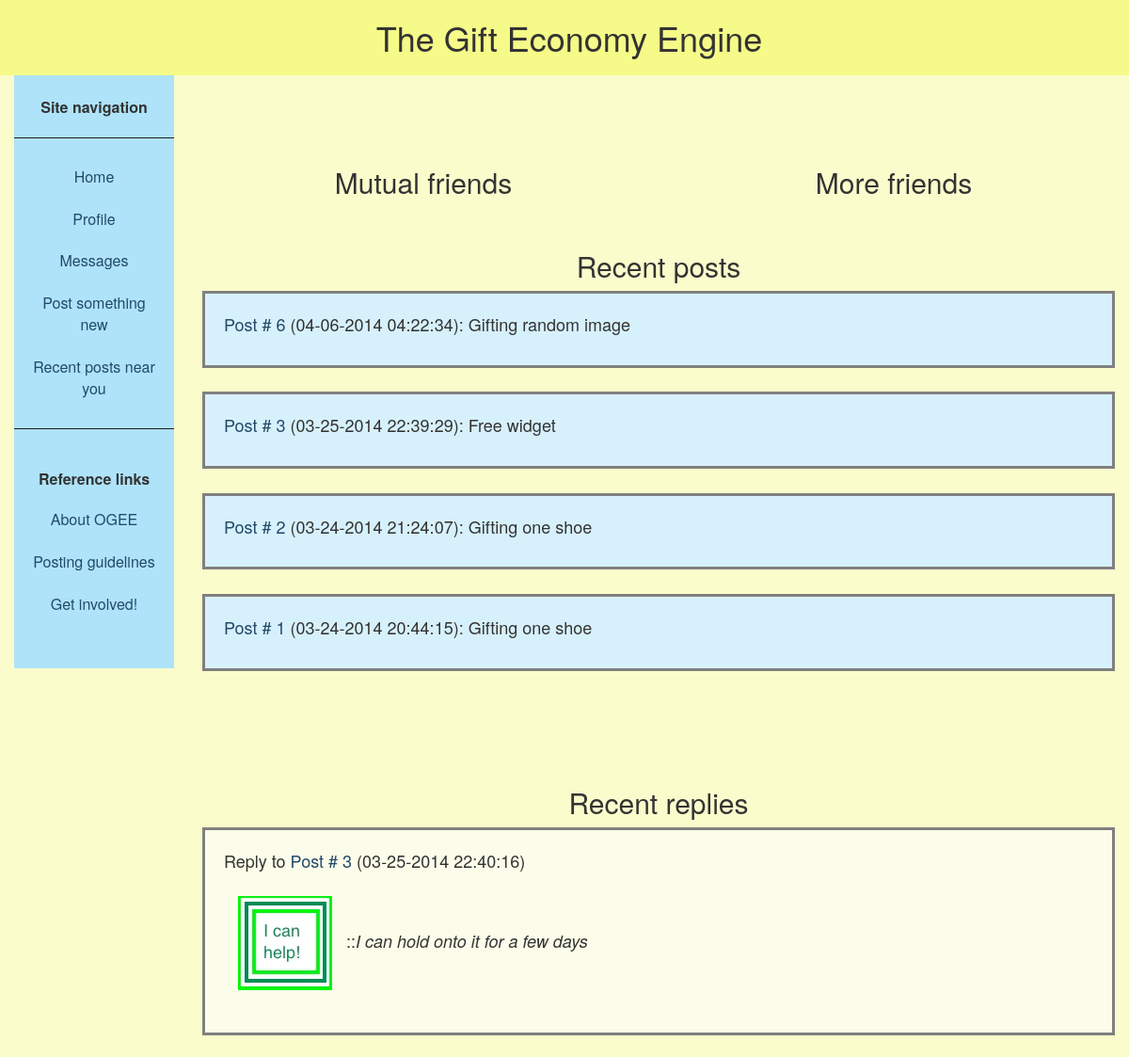
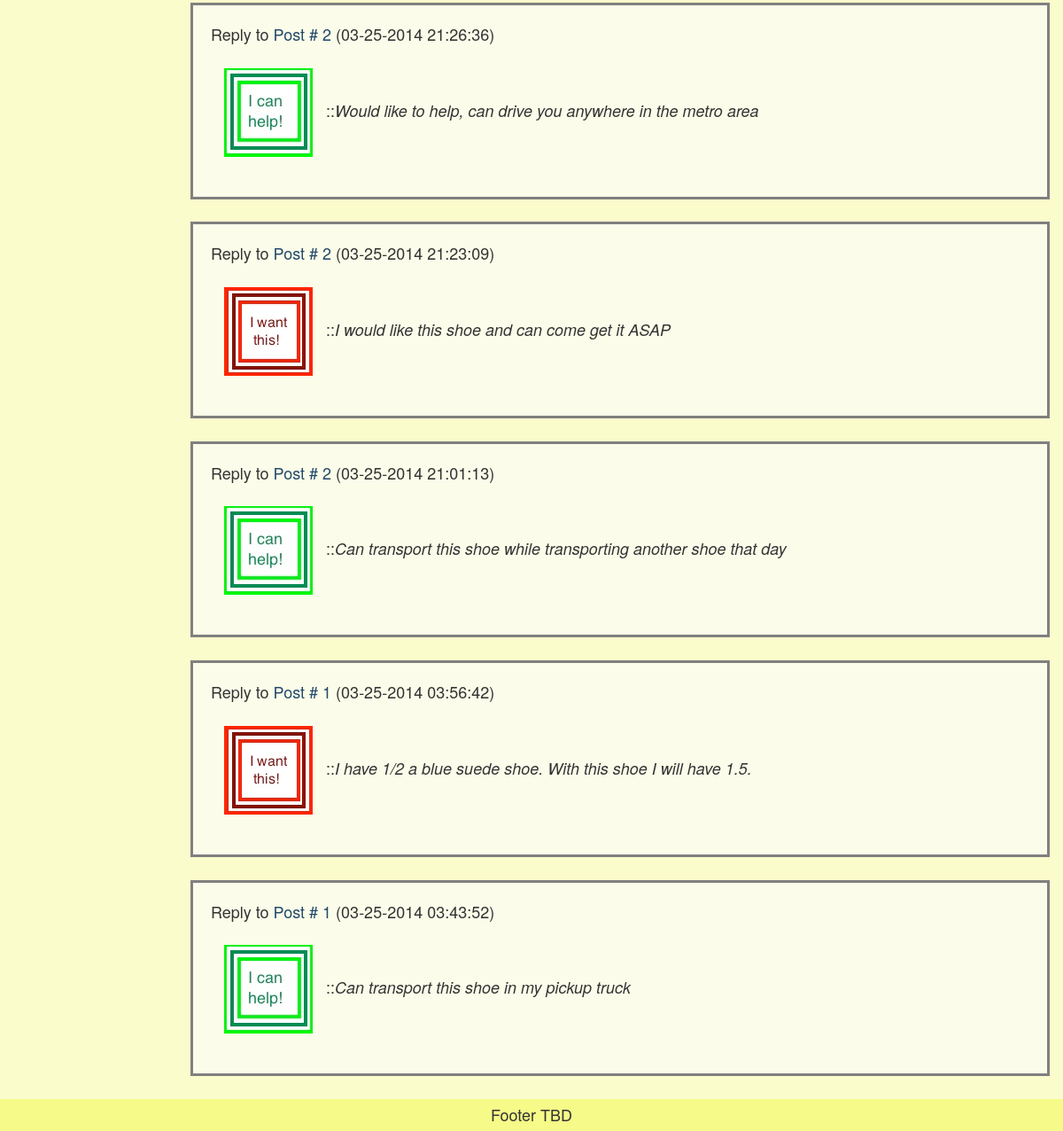
The page /user/3 on the database its author committed (2 pictures, top to bottom).
### model.py (models this page shows)
class Post(Base):
	__tablename__ = "listings"
	id = Column(Integer, primary_key = True)
	ownerId = Column(Integer, ForeignKey('users.id'))
	timeStamp = Column(Integer)
	zipcode = Column(String(15), nullable=True)
	role = Column(String(16))
	shortSummary = Column(String(30))
	longDescription = Column(String(300))
	pictureId = Column(Integer)
	isASAP = Column(Integer)
	canWeekdays = Column(Integer)
	canEvenings = Column(Integer)
	canWeekends = Column(Integer)
	canTravel = Column(Integer)
	canMeet = Column(Integer)
	busLines = Column(String(64), nullable=True)  # two splits - ",", whitespace? or regex both
	offerExtendedTo = Column(Integer)
	author = relationship("User", backref=backref("listings", order_by=id))
	def time_string(instance_of_class):
		dateObject = time.localtime(instance_of_class.timeStamp)
		return time.strftime('%m-%d-%Y %H:%M:%S', dateObject)

class Response(Base):
	__tablename__ = "responses"
	id = Column(Integer, primary_key = True)
	authorId = Column(Integer, ForeignKey('users.id'))
	listingId = Column(Integer, ForeignKey('listings.id'))
	role = Column(String(16))
	timeStamp = Column(Integer)
	zipcode = Column(String(15), nullable=True)
	comment = Column(String(300))
	canASAP = Column(Integer)
	canWeekdays = Column(Integer)
	canEvenings = Column(Integer)
	canWeekends = Column(Integer)
	canTravel = Column(Integer)
	canMeet = Column(Integer)
	busLines = Column(String(64), nullable=True)
	wasOffered = Column(Integer)
	wasOfferedAssist = Column(Integer)
	offerStatus = Column(String(64))
	offerAssistStatus = Column(String(64))
	timeSelected = Column(Integer)
	lastUpdated = Column(Integer)
	responder = relationship("User", backref=backref("responses"), order_by=id)
	post = relationship("Post", backref=backref("responses"), order_by = id)
	def time_string(instance_of_class):
		dateObject = time.localtime(instance_of_class.timeStamp)
		return time.strftime('%m-%d-%Y %H:%M:%S', dateObject)

### app.py (the view)
@app.route("/user/<userid>")
def userpage(userid):
	FBID = model.getFacebookId(userid)  #gets the browsed user's id
	local_FBID = session.get("fbid")  # gets the logged-in user's id
	local_FBaccessToken = session.get("fbtoken")
	recent_posts = model.recent_posts(userid)
	recent_replies = model.recent_replies(userid)
	return render_template("user.html", recent_posts=recent_posts, recent_replies=recent_replies, FBID=FBID,
				local_FBID=local_FBID, local_FBaccessToken=local_FBaccessToken)

### model.py (called while the page is built)
def recent_posts(uid):
	u = session.query(User).get(uid)
	post_list = session.query(Post).filter_by(ownerId=u.id)
	post_list = post_list.order_by(Post.id.desc())
	return post_list

def recent_replies(uid):
	u = session.query(User).get(uid)
	reply_list = session.query(Response).filter_by(authorId=u.id)
	reply_list = reply_list.order_by(Response.id.desc())
	return reply_list

def getFacebookId(userid):
	u = session.query(User).get(userid)
	return u.facebookId

### templates/user.html (shortened to what this page needs)
{% extends 'master2.html' %}
{% block body %}
<br><br><br>
<div class="row">
	<div id="mutual_friends" class="col-md-6">
		<h2>Mutual friends</h2>
	</div>
	<div id="all_friends" class="col-md-6">
		<h2>More friends</h2>
	</div>
</div>
<br>
<h2>Recent posts </h2>
{% for post in recent_posts %}
<div class="left-align">
	<div class="post">
<p><a href="/posts/{{ post.id }}">Post # {{ post.id }}</a> ({{ post.time_string() }}): {{ post.shortSummary }}</p>
	</div><br>
</div>
{% endfor %}
<br><br><br>
<h2>Recent replies </h2>
<div class="left-align">
{% for reply in recent_replies %}
<div class="thread">
	<p>Reply to <a href="/posts/{{ reply.listingId }}">Post # {{ reply.listingId }}</a> ({{ reply.time_string() }})</p>
	<p><img src="/static/img_{{ reply.role }}.jpg" style="padding:15px;"/>::<em>{{ reply.comment }}</em></p>
</div><br>
{% endfor %}
</div>
{% endblock %}

### templates/master2.html (shortened to what this page needs)
<html>
	<head>
		<link href="/static/css/main.css" rel="stylesheet">
		<link href="/static/css/bootstrap.css" rel="stylesheet">
	</head>
	<body>
		<div id="header"><h1>The Gift Economy Engine</h1></div>
		<div class="col-md-2">
			<div id=navigation>
				<p><br>
					<strong>Site navigation</strong></p>
					<hr />
				<ul class="nav nav-pills nav-stacked" style="max-width: 300px;">
					<li><a href="/home">Home</a></li>
					<li><a href="/profile">Profile</a></li>
					<li><a href="/inbox">Messages</a></li>
					<li><a href="/submit">Post something new</a></li>
					<li><a href="/recent">Recent posts near you</a></li>
			    <hr /><br>
				<strong>Reference links</strong></p>
				<li><a href="/about">About OGEE</a></li>
				<li><a href="/guidelines">Posting guidelines</a></li>
				<li><a href="/get_involved">Get involved!</a></li>
				<br><br>
			    </ul>
			</div>
		</div>
		<div class="col-md-10">
			<div id="content">
				{% block body %}
				{% endblock %}
			</div>
		</div>
		<div id="footer">
			<p>Footer TBD</p>
		</div>
	</body>
</html>

### static/css/main.css (style rules this page uses)
body { background-color: #FAFCCC; text-align:center; font-size:16px; }
#header { width:100%; background:#F6FA88; }
.left-align { text-align:left; }
.thread { border:3px solid gray; background-color:#FBFCE9; padding: 20px; }
.post { border:3px solid gray; background-color:#D7F1FC; padding: 20px; }
#all_friends { vertical-align:top; }
#mutual_friends { vertical-align:top; }
#header h1 { height:80px; line-height:80px; margin:0; padding-left:10px; }
#content { background:#FAFCCC; }
#navigation { background:#AEE3FA; font-size:16px; }
div#navigation ul { margin:15px 0; padding:0; list-style-type:none; }
#footer { clear:both; width:100%; background:#F6FA88; }
#footer p { margin:0; padding:5px 10px }
hr { border:none; border-top:5px solid #1E1E1E; height:5px; margin-bottom:25px; }
ul { list-style: none; margin: 0; padding: 0; }
img { border: none; }

### rows shown on the page
Post: id "6", time_string "04-06-2014 04:22:34", shortSummary "Gifting random image"
Post: id "3", time_string "03-25-2014 22:39:29", shortSummary "Free widget"
Post: id "2", time_string "03-24-2014 21:24:07", shortSummary "Gifting one shoe"
Post: id "1", time_string "03-24-2014 20:44:15", shortSummary "Gifting one shoe"
Response: listingId "3", time_string "03-25-2014 22:40:16", role (picture), comment "I can hold onto it for a few days"
Response: listingId "2", time_string "03-25-2014 21:26:36", role (picture), comment "Would like to help, can drive you anywhere in the metro area"
Response: listingId "2", time_string "03-25-2014 21:23:09", role (picture), comment "I would like this shoe and can come get it ASAP"
Response: listingId "2", time_string "03-25-2014 21:01:13", role (picture), comment "Can transport this shoe while transporting another shoe that day"
Response: listingId "1", time_string "03-25-2014 03:56:42", role (picture), comment "I have 1/2 a blue suede shoe. With this shoe I will have 1.5."
Response: listingId "1", time_string "03-25-2014 03:43:52", role (picture), comment "Can transport this shoe in my pickup truck"
